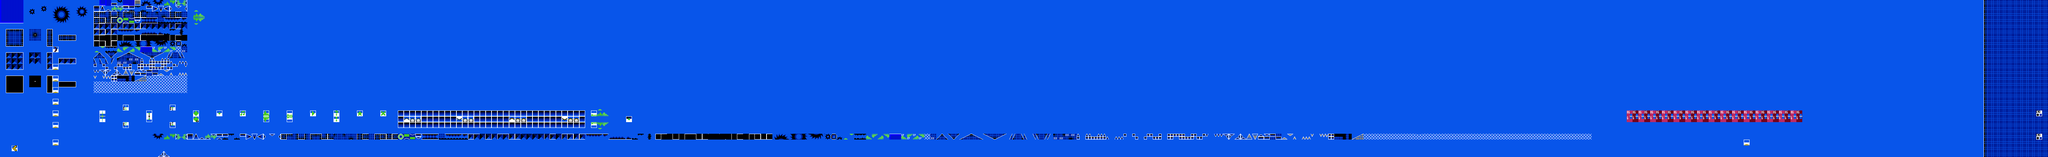

A level layout from a 2D game, rendered from its tile map. Below: a short description, then the map file with tile-grid data replaced by summaries:
An orthogonal 350x27 tile map with 16x16 px tiles, 2 tile layers (SP, ...), 2 tilesets.

<map version="1.10" tiledversion="1.10.1" orientation="orthogonal" renderorder="right-down" width="350" height="27" tilewidth="16" tileheight="16" infinite="0" nextlayerid="3" nextobjectid="1">
 <editorsettings>
  <chunksize width="16" height="27" />
  <export target="test3.csv" format="csv" />
 </editorsettings>
 <tileset firstgid="1" name="famidash" tilewidth="16" tileheight="16" tilecount="256" columns="16">
  <image source="../../../GRAPHICS/famidash.bmp" width="256" height="256" />
 </tileset>
 <tileset firstgid="257" name="sprites" tilewidth="16" tileheight="16" tilecount="256" columns="16">
  <image source="../../../GRAPHICS/sprites.png" width="256" height="256" />
 </tileset>
 <layer id="1" width="350" height="27">
  <data>[9450 cells, 9450 non-empty, 256 distinct tile ids]</data>
 </layer>
 <layer id="2" name="SP" width="350" height="27">
  <data>[9450 cells, 108 non-empty, 35 distinct tile ids]</data>
 </layer>
</map>
